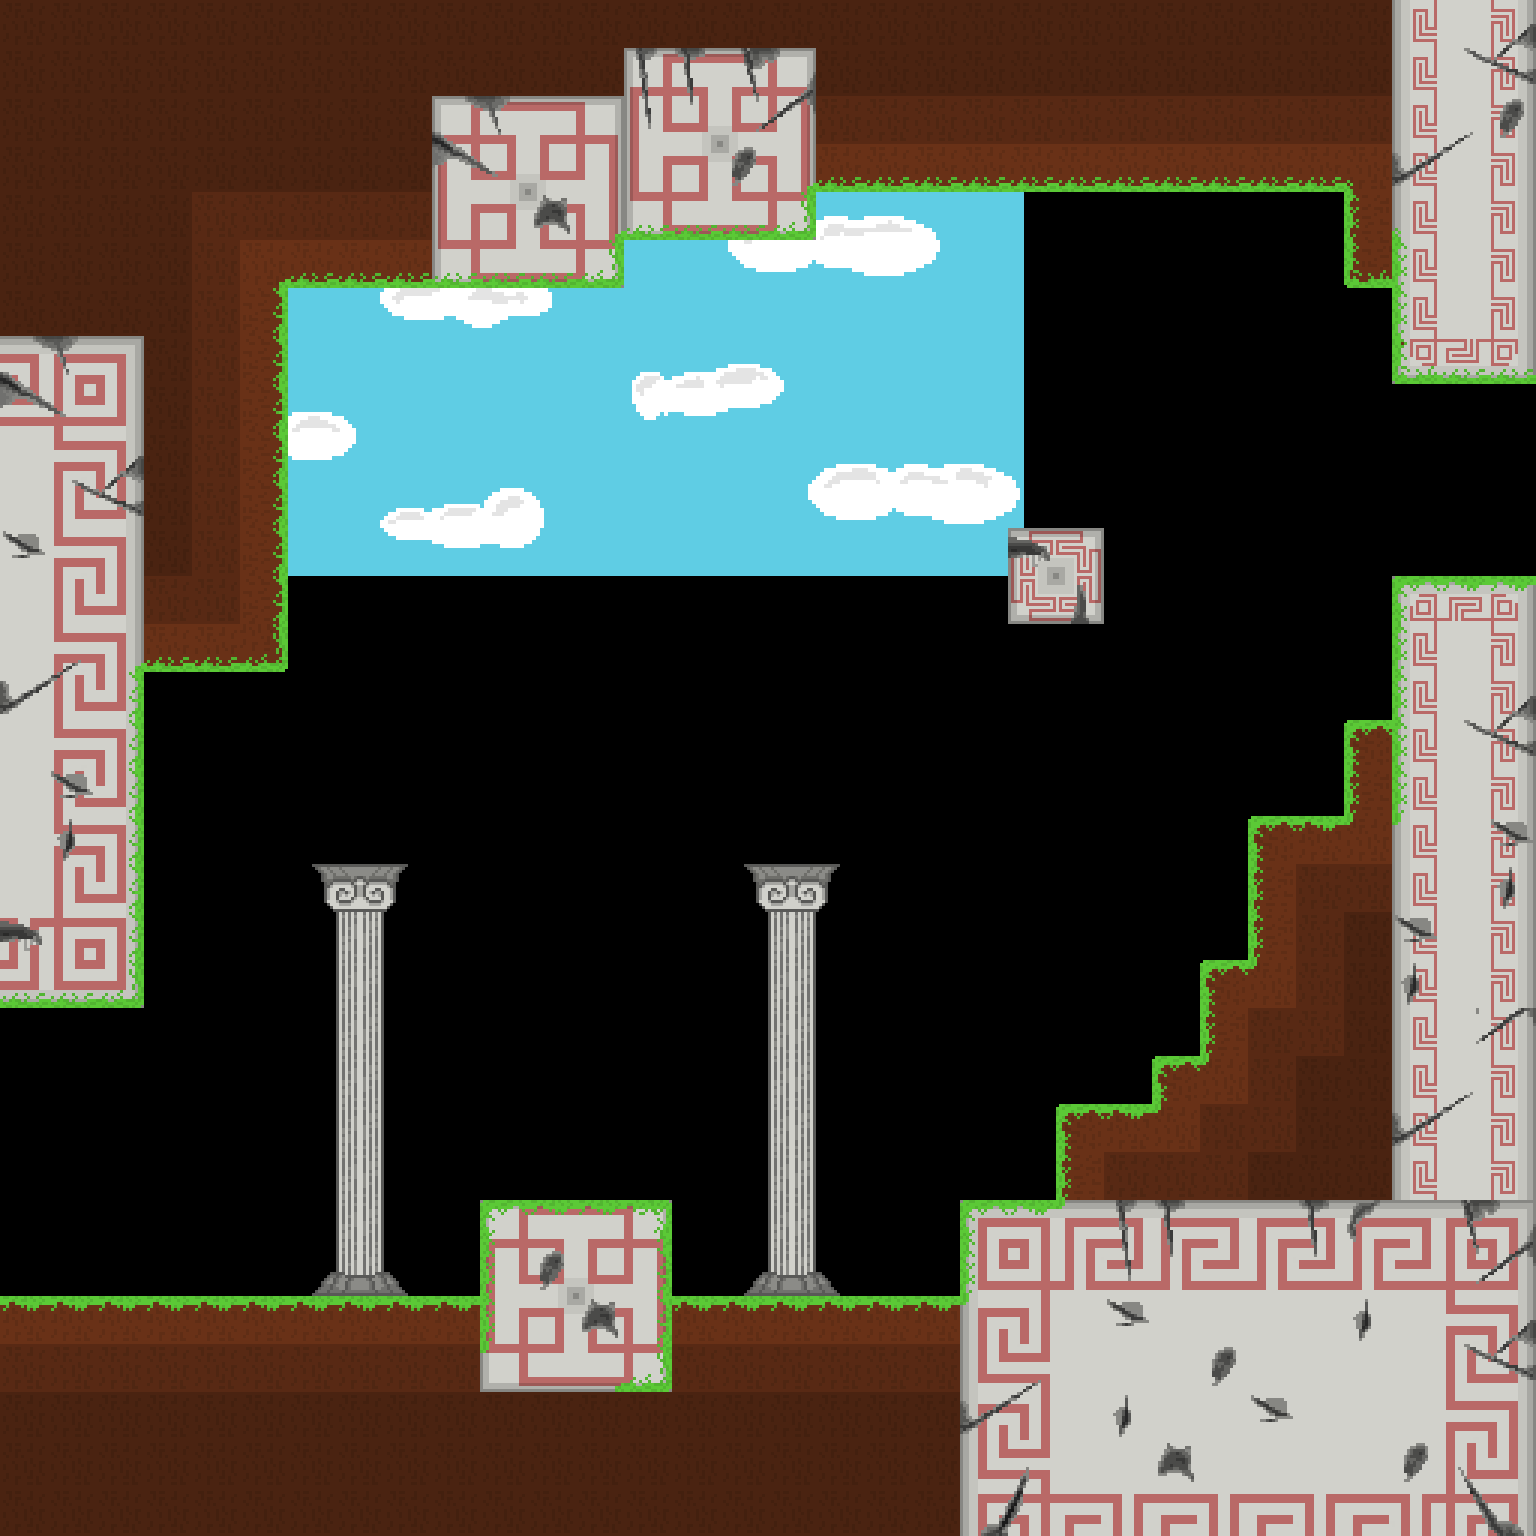

The image is a tile-based game level rendered from a .tmx file. Its description and source (layers, tilesets, objects; grid data summarised) follow:
An orthogonal 32x32 tile map with 48x48 px tiles, 4 tile layers (back_tiles, back_second, front, front_second), 5 tilesets, 1 image layer and 38 objects (15x HazardGroundCrumble, 2x SpawnPoint, 2x Portal, EnemyGroundedElemental, EnemyCloudSummoner).

<map version="1.11" tiledversion="1.11.0" orientation="orthogonal" renderorder="right-down" width="32" height="32" tilewidth="48" tileheight="48" infinite="0" nextlayerid="22" nextobjectid="368">
 <tileset firstgid="1" name="tileset01" tilewidth="48" tileheight="48" tilecount="176" columns="16">
  <image source="../tilesets/tileset01.png" width="768" height="528" />
 </tileset>
 <tileset firstgid="177" name="tileset02" tilewidth="48" tileheight="48" tilecount="121" columns="11">
  <image source="../tilesets/tileset02.png" width="528" height="528" />
 </tileset>
 <tileset firstgid="298" name="tileset03" tilewidth="48" tileheight="48" tilecount="306" columns="17">
  <image source="../tilesets/tileset03.png" width="816" height="864" />
 </tileset>
 <tileset firstgid="604" name="objects" tilewidth="48" tileheight="48" tilecount="64" columns="8">
  <image source="../tilesets/objects.png" width="384" height="384" />
 </tileset>
 <tileset firstgid="668" name="tileset04" tilewidth="48" tileheight="48" tilecount="240" columns="16">
  <image source="../tilesets/tileset04.png" width="768" height="720" />
 </tileset>
 <imagelayer id="17" name="Image Layer 1">
  <image source="../Backgrounds/ground_back.png" width="1024" height="576" />
  <properties>
   <property name="depth" type="int" value="3000" />
   <property name="parallax_x" type="float" value="1" />
   <property name="parallax_y" type="float" value="1" />
   <property name="repeat_y" type="bool" value="true" />
  </properties>
 </imagelayer>
 <layer id="11" name="back_tiles" width="32" height="32">
  <properties>
   <property name="depth" type="int" value="1050" />
   <property name="tileset" type="int" value="4" />
  </properties>
  <data>[1024 cells, 514 non-empty, 74 distinct tile ids]</data>
 </layer>
 <layer id="21" name="back_second" width="32" height="32">
  <properties>
   <property name="depth" type="int" value="1000" />
   <property name="tileset" type="int" value="4" />
  </properties>
  <data>[1024 cells, 169 non-empty, 55 distinct tile ids]</data>
 </layer>
 <layer id="12" name="front" width="32" height="32">
  <properties>
   <property name="depth" type="int" value="950" />
   <property name="tileset" type="int" value="0" />
  </properties>
  <data>[1024 cells, 0 non-empty, 0 distinct tile ids]</data>
 </layer>
 <layer id="20" name="front_second" width="32" height="32">
  <properties>
   <property name="depth" type="int" value="900" />
   <property name="tileset" type="int" value="2" />
  </properties>
  <data>[1024 cells, 0 non-empty, 0 distinct tile ids]</data>
 </layer>
 <objectgroup color="#ffaa00" id="16" name="spawnpoints">
  <object id="170" type="SpawnPoint" x="1488" y="384" width="48" height="48">
   <properties>
    <property name="id" type="int" value="1" />
   </properties>
  </object>
  <object id="338" type="SpawnPoint" x="0" y="1008" width="48" height="48">
   <properties>
    <property name="id" type="int" value="0" />
   </properties>
  </object>
 </objectgroup>
 <objectgroup id="14" name="objects">
  <object id="350" type="HazardGroundCrumble" x="288" y="576" width="48" height="48" />
  <object id="351" type="HazardGroundCrumble" x="432" y="576" width="48" height="48" />
  <object id="352" type="HazardGroundCrumble" x="480" y="576" width="48" height="48" />
  <object id="353" type="HazardGroundCrumble" x="528" y="576" width="48" height="48" />
  <object id="354" type="HazardGroundCrumble" x="576" y="576" width="48" height="48" />
  <object id="355" type="HazardGroundCrumble" x="336" y="576" width="48" height="48" />
  <object id="356" type="HazardGroundCrumble" x="384" y="576" width="48" height="48" />
  <object id="357" type="HazardGroundCrumble" x="672" y="576" width="48" height="48" />
  <object id="358" type="HazardGroundCrumble" x="816" y="576" width="48" height="48" />
  <object id="359" type="HazardGroundCrumble" x="864" y="576" width="48" height="48" />
  <object id="360" type="HazardGroundCrumble" x="912" y="576" width="48" height="48" />
  <object id="361" type="HazardGroundCrumble" x="960" y="576" width="48" height="48" />
  <object id="362" type="HazardGroundCrumble" x="720" y="576" width="48" height="48" />
  <object id="363" type="HazardGroundCrumble" x="768" y="576" width="48" height="48" />
  <object id="364" type="HazardGroundCrumble" x="624" y="576" width="48" height="48" />
  <object id="366" type="EnemyGroundedElemental" x="528" y="1152" width="48" height="48">
   <properties>
    <property name="color" type="int" value="2" />
   </properties>
  </object>
  <object id="367" type="EnemyCloudSummoner" x="816" y="1056" width="64" height="48">
   <properties>
    <property name="initial_y" type="int" value="864" />
   </properties>
  </object>
 </objectgroup>
 <objectgroup color="#0000ff" id="13" name="walls">
  <properties>
   <property name="isWallLayer" type="bool" value="true" />
  </properties>
  <object id="271" x="1008" y="528" width="96" height="96" />
  <object id="318" x="144" y="240" width="480" height="48" />
  <object id="319" x="144" y="288" width="144" height="384" />
  <object id="320" x="144" y="192" width="672" height="48" />
  <object id="269" x="1248" y="816" width="96" height="720" />
  <object id="345" x="1200" y="960" width="48" height="576" />
  <object id="346" x="1152" y="1056" width="48" height="480" />
  <object id="349" x="480" y="1200" width="192" height="96" />
  <object id="215" x="1344" y="0" width="48" height="288" />
  <object id="316" x="1344" y="720" width="48" height="816" />
  <object id="218" x="0" y="0" width="144" height="1008" />
  <object id="322" x="144" y="0" width="1200" height="192" />
  <object id="313" x="1392" y="576" width="144" height="960" />
  <object id="314" x="1056" y="1104" width="96" height="432" />
  <object id="340" x="960" y="1200" width="96" height="336" />
  <object id="341" x="0" y="1296" width="960" height="240" />
  <object id="339" x="1392" y="0" width="144" height="384" />
 </objectgroup>
 <objectgroup color="#00ff00" id="15" name="doors">
  <object id="169" type="Portal" x="1584" y="384" width="48" height="192">
   <properties>
    <property name="horizontal" type="bool" value="false" />
    <property name="id_point" type="int" value="0" />
    <property name="id_room" type="int" value="49" />
   </properties>
  </object>
  <object id="337" type="Portal" x="-96" y="1008" width="48" height="288">
   <properties>
    <property name="horizontal" type="bool" value="false" />
    <property name="id_point" type="int" value="1" />
    <property name="id_room" type="int" value="47" />
   </properties>
  </object>
 </objectgroup>
</map>
